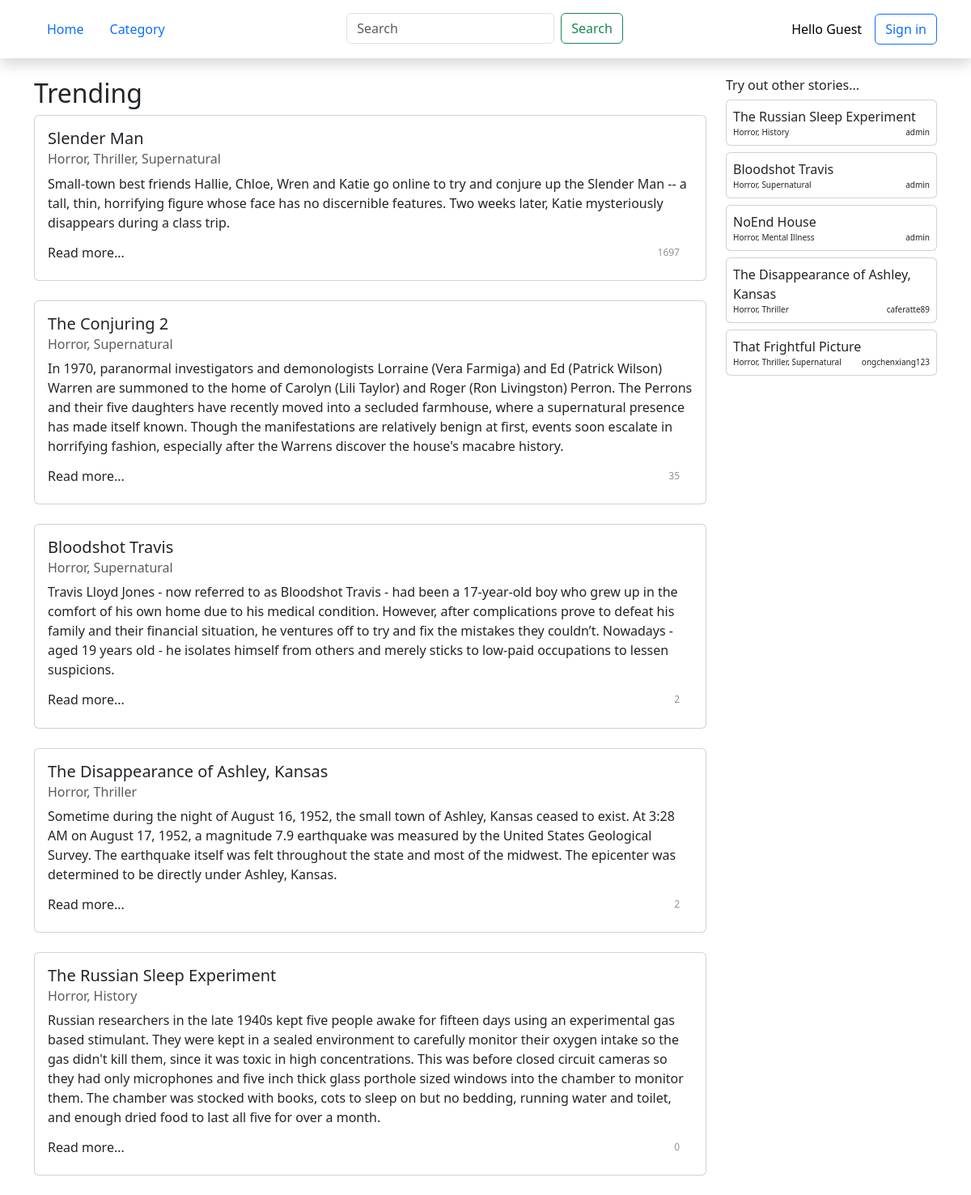
Page /oldstimes/ on the earlier database version.
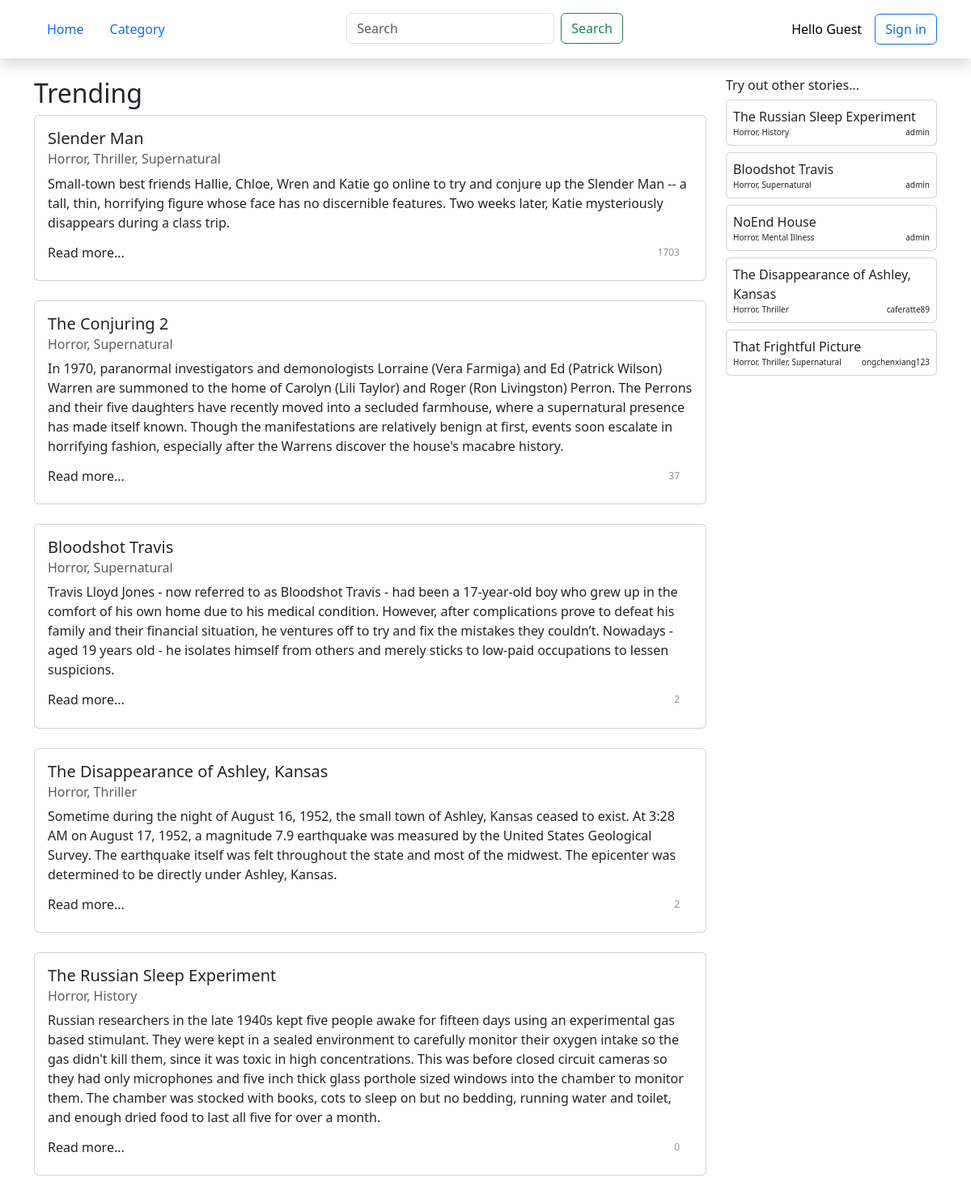
Same page on the later database version.
### old_straits_times/models.py (models this page shows, shortened)
class Story(models.Model):
    title = models.CharField(max_length=50)
    author = models.ForeignKey(Author, on_delete=models.CASCADE)
    genre = models.ManyToManyField(Genre)
    abstract = models.TextField(max_length=250, blank=True,
                                   validators=[MaxLengthValidator(250)])
    date_published = models.DateTimeField('date published', auto_now_add=True)
    date_last_updated = models.DateTimeField('date last updated')
    views_in_week = models.IntegerField(default=0)
    views_total = models.IntegerField(default=0)
    content = RichTextField()
    def get_views_total(self):
        return f'{self.views_total:3}'
    def get_genre(self):
        return ", ".join([s.name for s in self.genre.all()])
    get_genre.short_description = 'Genre'

class Genre(models.Model):
    name = models.CharField(max_length=30)

class Author(AbstractUser):
    bio = RichTextField()
    country = models.CharField(max_length=60, default="")
    social1 = models.CharField(max_length=120, default="")
    social2 = models.CharField(max_length=120, default="")
    social3 = models.CharField(max_length=120, default="")
    social4 = models.CharField(max_length=120, default="")

### old_straits_times/views.py (the view)
# urls.py: path('', views.index, name='index'),
def index(request):
    template_name = 'old_straits_times/index.html'
    trending_stories = Story.objects.order_by('-views_total')[:5]
    pks = Story.objects.values_list('pk', flat=True)
    random_pks = []
    if len(pks) <= 5:
        random_pks = pks
    else:
        while len(random_pks) != 5:
            random_pk = choice(pks)
            if random_pk not in random_pks:
                random_pks.append(random_pk)
    random_stories = Story.objects.filter(id__in=random_pks).order_by('date_last_updated')
    return render(request, template_name, {
        'trending_stories': trending_stories,
        'random_stories': random_stories
    })

### old_straits_times/templates/old_straits_times/index.html (shortened to what this page needs)
{% extends './base.html' %}
{% block content %}
      <div class="row gx-8">
            <div class="col-12 col-md-5 col-lg-4 col-xl-3 order-md-2">
                  <h6>Try out other stories...</h6>
                  <div class="row mb-4 mb-md-0 align-items-stretch gy-2">
                        {% for story in random_stories %}
                              <a class="text-muted text-decoration-none col-6 col-md-12" href="{% url 'oldstimes:story' story.id %}">
                                    <div class="card p-2 h-100 d-flex flex-column justify-content-between">
                                          <p class="mb-0">{{ story.title }}</p>
                                          <div class="fs-7.5 d-flex justify-content-between">
                                                <p class="mb-0">{{ story.get_genre }}</p>
                                                <p class="mb-0">{{ story.author.username }}</p>
                                          </div>
                                    </div>
                              </a>
                        {% endfor %}
                  </div>
            </div>
            <div class="col order-md-1">
                  <h2>Trending</h2>
                  <div class="row row-cols-1 gx-0 gy-4">
                        {% for story in trending_stories %}
                              <a class="text-muted text-decoration-none" href="{% url 'oldstimes:story' story.id %}">
                                    <div class="card">
                                          <div class="card-body">
                                                <h5 class="card-title">{{ story.title }}</h5>
                                                <h6 class="card-subtitle mb-2 text-muted">{{ story.get_genre }}</h6>
                                                <p class="card-text">{{ story.abstract }}</p>
                                                <div class="d-flex justify-content-between">
                                                      <h6>Read more...</h6>
                                                      <div class="d-flex text-body-tertiary ">
                                                            <p id='views' class="fs-7 mb-0">{{ story.get_views_total }}</p>
                                                      </div>
                                                </div>
                                          </div>
                                    </div>
                              </a>
                        {% endfor %}
                  </div>
            </div>
      </div>
{% endblock content %}

### old_straits_times/templates/old_straits_times/base.html (shortened to what this page needs)
<!doctype html>
<html lang="en">
    <head>
        {% load static %}
        <link href="https://cdn.jsdelivr.net/npm/bootstrap@5.3.0-alpha1/dist/css/bootstrap.min.css" rel="stylesheet">
        <link rel="stylesheet" href="https://cdn.jsdelivr.net/npm/bootstrap-icons@1.10.3/font/bootstrap-icons.css">
        <link href='https://css.gg/css' rel='stylesheet'>
        <link rel="stylesheet" href="{% static 'old_straits_times/customs.css' %}">
    </head>
    <body>
        <header class="sticky-top shadow bg-white">
            <div class="container">
                <div class="py-3 text-white d-flex justify-content-between">
                    <div>
                        <nav>
                            <ul class="nav d-none d-md-flex">
                                <li class="nav-item">
                                  <a href="{% url 'oldstimes:index' %}" class="nav-link" aria-current="page">Home</a>
                                </li>
                                <li class="nav-item">
                                  <a class="nav-link" href="{% url 'oldstimes:category' %}">Category</a>
                                </li>
                            </ul>
                        </nav>
                    </div>
                    <div class="d-none d-xl-block">
                        <form class="d-flex" role="search">
                            <input class="form-control me-2" type="search" placeholder="Search" aria-label="Search">
                            <button class="btn btn-outline-success" type="submit">Search</button>
                          </form>
                    </div>
                    {% if request.user.is_authenticated %}
                        <div class="d-flex align-items-center text-black">
                            <span class="pe-3">Hello <a href="{% url 'oldstimes:profile' request.user.username %}">{{ request.user.username }}</a></span>
                            <a class="pe-3" href="{% url 'oldstimes:settings_profile' %}">
                                Settings
                            </a>
                            <a href="{% url 'oldstimes:auth_logout' %}">
                                <button class="btn btn-outline-primary">Sign Out</button>
                            </a>
                        </div>
                    {% else %}
                        <div class="d-flex align-items-center text-black">
                            <span class="pe-3">Hello Guest</span>
                            <a href="{% url 'oldstimes:auth_login' %}">
                                <button class="btn btn-outline-primary">Sign in</button>
                            </a>
                        </div>
                    {% endif %}
                </div>
            </div>
        </header>
        <div class="container my-4">
            {% block content %}{% endblock content %}
        </div>
    </body>
</html>

### old_straits_times/static/old_straits_times/customs.css (style rules this page uses)
.fs-7 { font-size: 0.75rem !important; }
.fs-7\.5 { font-size: 0.625rem !important; }

Differences in the rows shown:
changed Story "Slender Man": get_views_total "1697" → "1703"
changed Story "The Conjuring 2": get_views_total "35" → "37"
